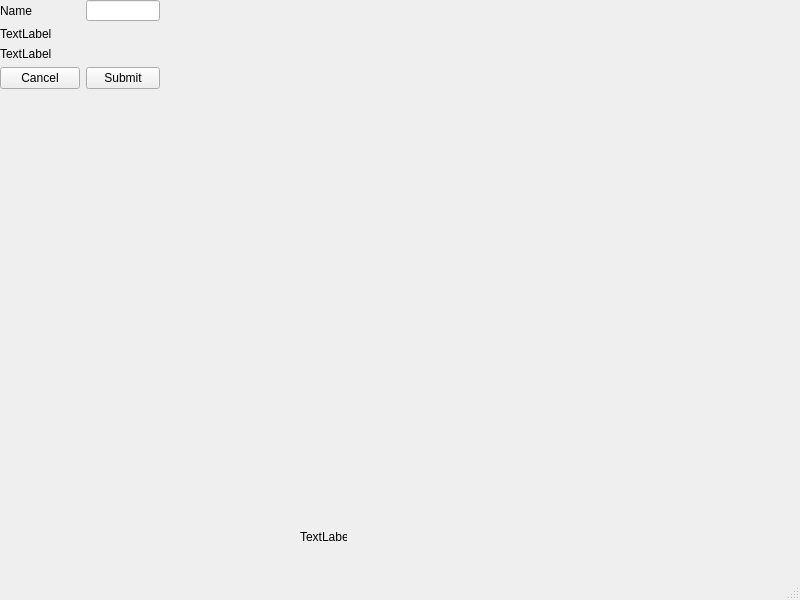
<?xml version="1.0" encoding="UTF-8"?>
<ui version="4.0">
 <class>MainWindow</class>
 <widget class="QMainWindow" name="MainWindow">
  <property name="geometry">
   <rect>
    <x>0</x>
    <y>0</y>
    <width>800</width>
    <height>600</height>
   </rect>
  </property>
  <property name="windowTitle">
   <string>MainWindow</string>
  </property>
  <widget class="QWidget" name="centralwidget">
   <widget class="QLabel" name="label">
    <property name="geometry">
     <rect>
      <x>40</x>
      <y>30</y>
      <width>47</width>
      <height>13</height>
     </rect>
    </property>
    <property name="text">
     <string/>
    </property>
   </widget>
   <widget class="QWidget" name="formLayoutWidget">
    <property name="geometry">
     <rect>
      <x>0</x>
      <y>0</y>
      <width>160</width>
      <height>89</height>
     </rect>
    </property>
    <layout class="QFormLayout" name="formLayout">
     <item row="0" column="0">
      <widget class="QLabel" name="label_Name">
       <property name="text">
        <string>Name</string>
       </property>
      </widget>
     </item>
     <item row="0" column="1">
      <widget class="QLineEdit" name="lineEdit_Name"/>
     </item>
     <item row="3" column="0">
      <widget class="QPushButton" name="pushButton">
       <property name="text">
        <string>Cancel</string>
       </property>
      </widget>
     </item>
     <item row="3" column="1">
      <widget class="QPushButton" name="pushButton_2">
       <property name="text">
        <string>Submit</string>
       </property>
      </widget>
     </item>
     <item row="1" column="0">
      <widget class="QLabel" name="label_2">
       <property name="text">
        <string>TextLabel</string>
       </property>
      </widget>
     </item>
     <item row="2" column="0">
      <widget class="QLabel" name="label_3">
       <property name="text">
        <string>TextLabel</string>
       </property>
      </widget>
     </item>
    </layout>
   </widget>
   <widget class="QLabel" name="label_4">
    <property name="geometry">
     <rect>
      <x>300</x>
      <y>530</y>
      <width>47</width>
      <height>13</height>
     </rect>
    </property>
    <property name="text">
     <string>TextLabel</string>
    </property>
   </widget>
  </widget>
  <widget class="QMenuBar" name="menubar">
   <property name="geometry">
    <rect>
     <x>0</x>
     <y>0</y>
     <width>800</width>
     <height>21</height>
    </rect>
   </property>
  </widget>
  <widget class="QStatusBar" name="statusbar"/>
 </widget>
 <resources/>
 <connections/>
</ui>
